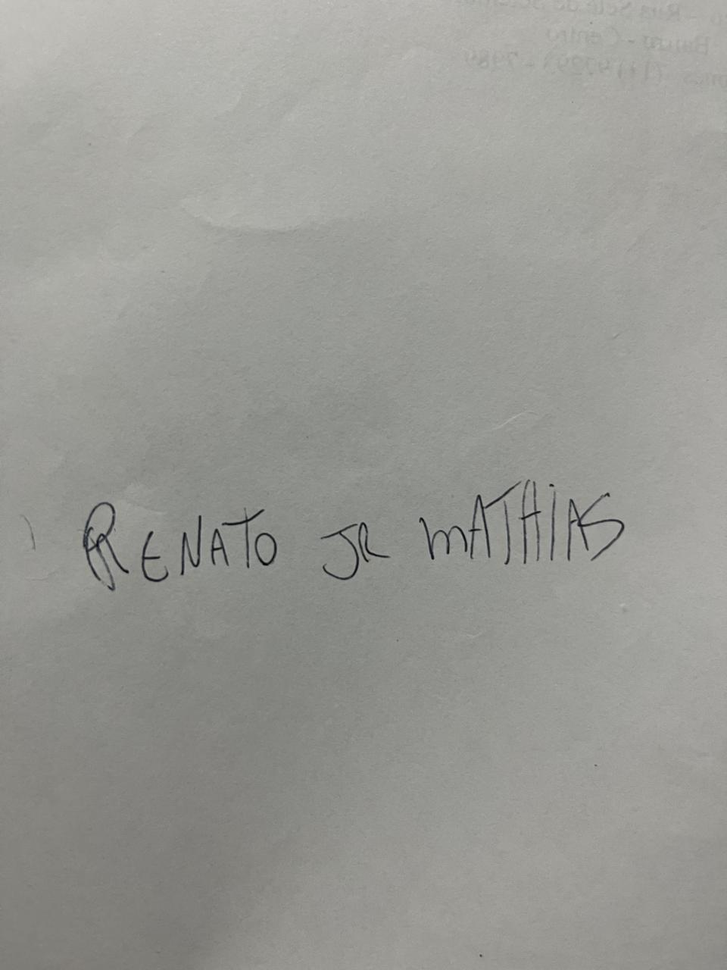
#> input picture img/0_imagem.png, 727 x 970 px, shrunk from 960 x 1280 before the run, found by its file name
$ python app.py
#> lines starting #> are read from the running program, lines starting #| are printed output that depends on the picture; after the words box and inside, x2 and y2 are one past the last pixel; in counts of white or black regions, pixels touching at a corner belong together
import cv2
import pytesseract
from PIL import Image
import numpy as np

# Caminho do Tesseract no Windows
pytesseract.pytesseract.tesseract_cmd = r'C:\Program Files\Tesseract-OCR\tesseract.exe'

# Abrir a imagem
img = cv2.imread(r'C:\Projeto-IA\img\0_imagem.png')
#> img is the input picture: shape (970, 727, 3); mean B, G, R 148.5, 153.4, 153

# 🔧 Pré-processamento:
# Converter para escala de cinza
gray = cv2.cvtColor(img, cv2.COLOR_BGR2GRAY)

# Aplicar threshold para binarizar (preto e branco)
_, thresh = cv2.threshold(gray, 150, 255, cv2.THRESH_BINARY_INV | cv2.THRESH_OTSU)
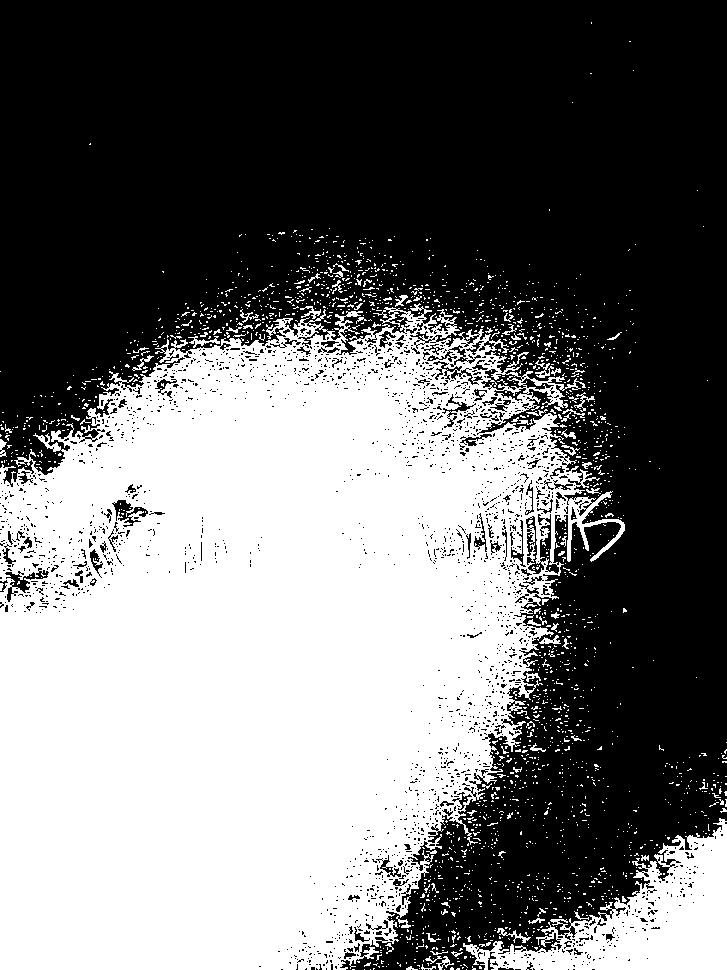
#> thresh: shape (970, 727); 45% white; 1987 white regions (1892 under 20 px), largest, box (x1, y1, x2, y2) and area: (0, 303, 625, 970) 290986, (463, 818, 727, 970) 16475, (188, 336, 220, 348) 131

# Remover ruído (opcional, se necessário)
kernel = np.ones((1, 1), np.uint8)
processed = cv2.morphologyEx(thresh, cv2.MORPH_CLOSE, kernel)
processed = cv2.medianBlur(processed, 3)
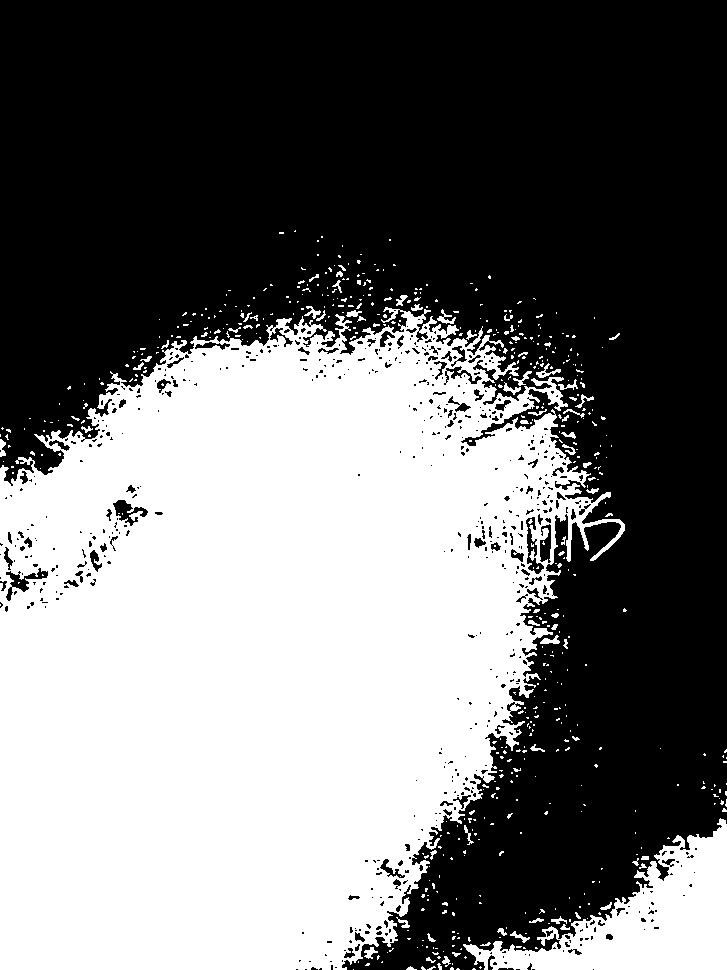
#> processed: shape (970, 727); 45.1% white; 570 white regions (499 under 20 px), largest, box (x1, y1, x2, y2) and area: (0, 307, 625, 970) 295405, (463, 818, 727, 970) 16735, (536, 363, 561, 378) 115

# Visualizar o pré-processamento (opcional)
# cv2.imshow("Pre-processada", processed)
# cv2.waitKey(0)

# 🔍 Realizar OCR
#> (the run stopped early here; a loop or call above may not have finished)

$ run again, with img/1_imagem.png copied over img/0_imagem.png
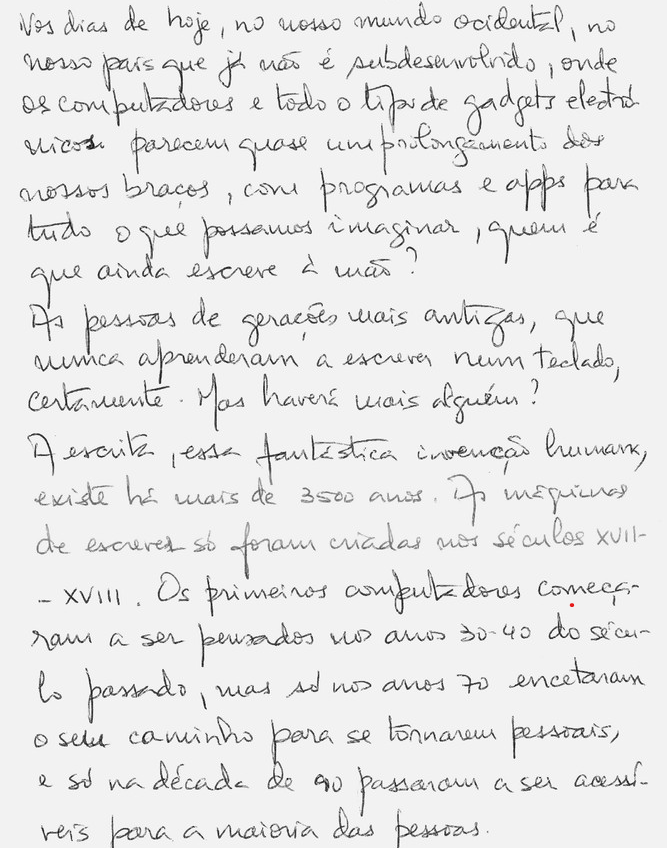
#> input picture img/1_imagem.png, 667 x 848 px, found by its file name
#> img is the input picture: shape (848, 667, 3); mean B, G, R 231.9, 231.9, 231.9
#> `_, thresh = cv2.threshold(gray, 150, 255, cv2.THRESH_BINARY_INV | cv2...`:
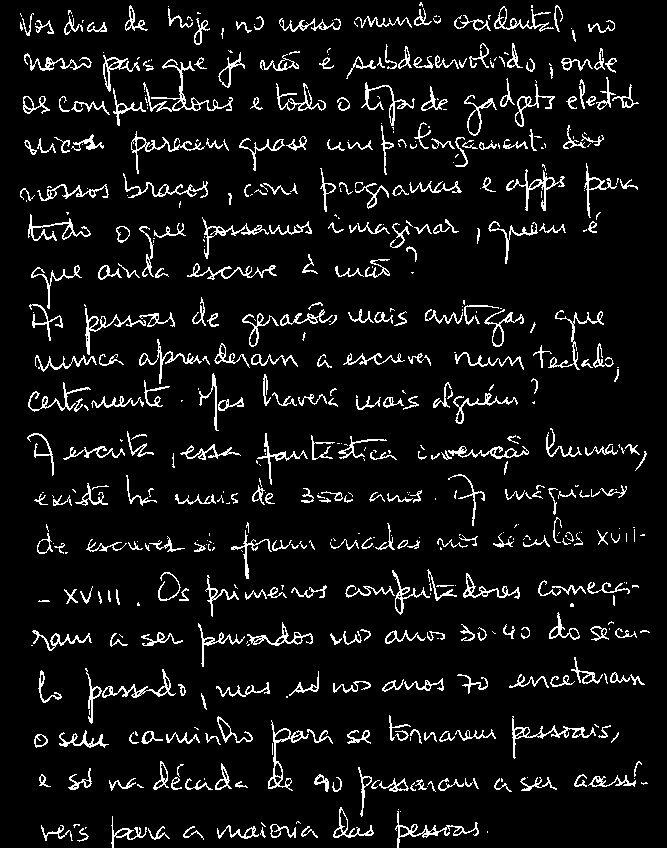
#> thresh: shape (848, 667); 7.2% white in thin lines or dots
#> `processed = cv2.medianBlur(processed, 3)`:
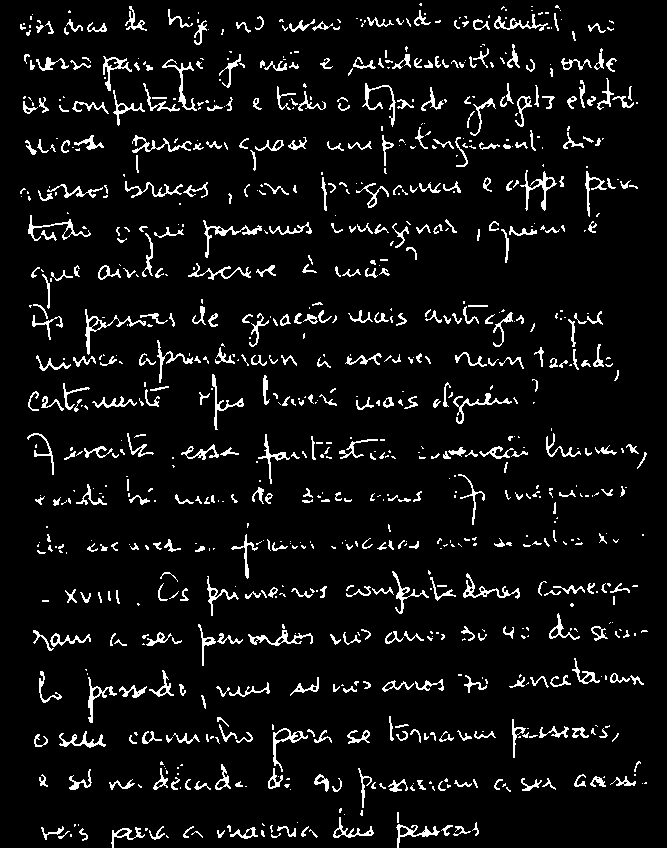
#> processed: shape (848, 667); 6.5% white in thin lines or dots

$ run again, with img/4_imagem.png copied over img/0_imagem.png
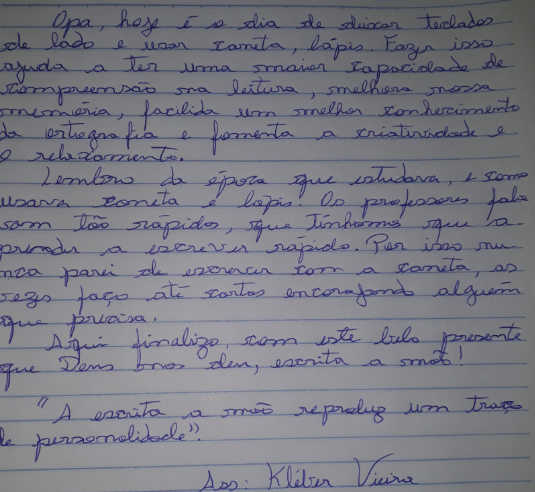
#> input picture img/4_imagem.png, 535 x 492 px, found by its file name
#> img is the input picture: shape (492, 535, 3); mean B, G, R 131, 121.5, 120.8
#> `_, thresh = cv2.threshold(gray, 150, 255, cv2.THRESH_BINARY_INV | cv2...`:
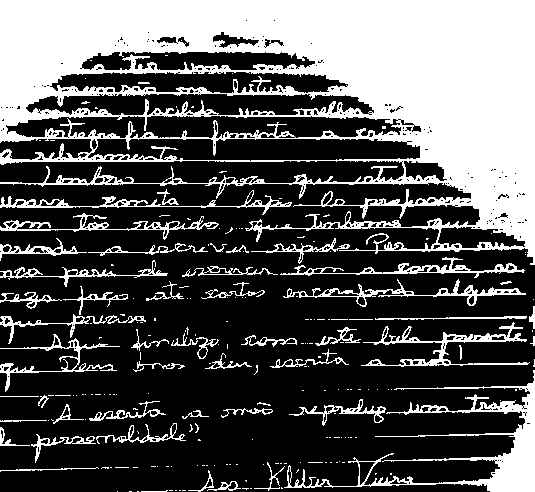
#> thresh: shape (492, 535); 33.8% white; 209 white regions (157 under 20 px), largest, box (x1, y1, x2, y2) and area: (0, 0, 535, 265) 69006, (284, 370, 535, 492) 4942, (361, 322, 530, 367) 1461
#> `processed = cv2.medianBlur(processed, 3)`:
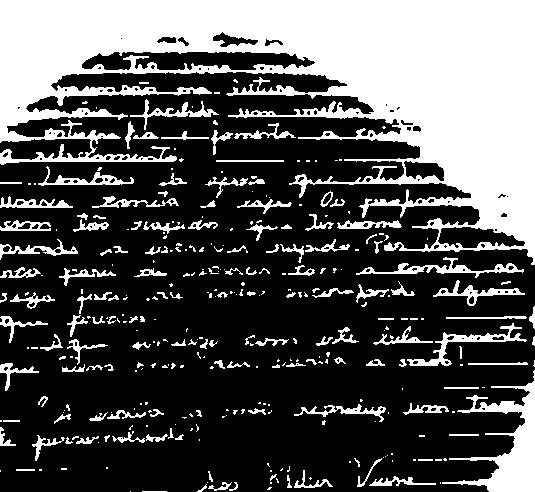
#> processed: shape (492, 535); 33% white; 337 white regions (198 under 20 px), largest, box (x1, y1, x2, y2) and area: (0, 0, 535, 265) 65868, (442, 370, 535, 492) 3661, (407, 323, 527, 366) 926
